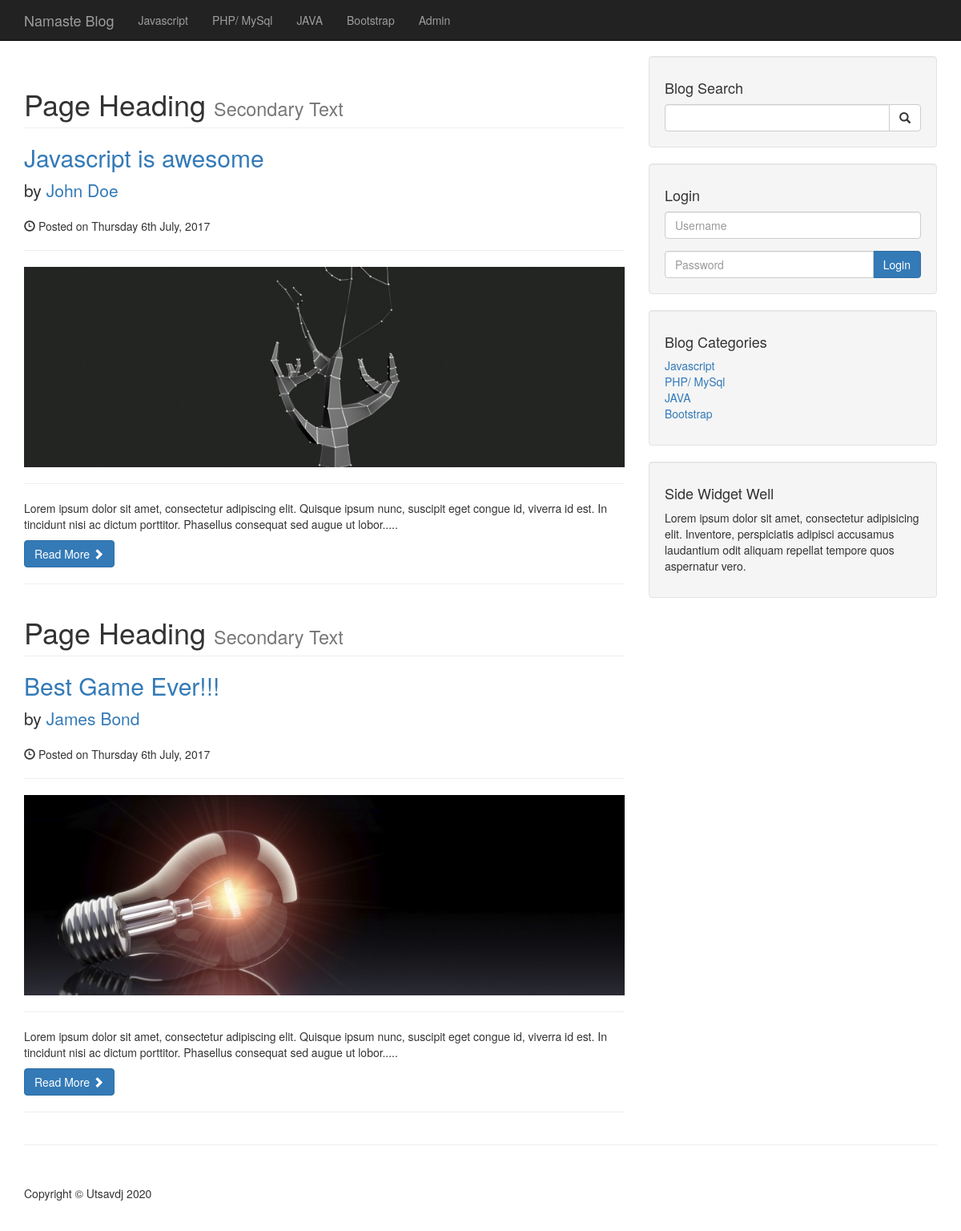
The page / on the database its author committed.
### tables this page shows
CREATE TABLE `categories` (
  `cat_id` int(3) NOT NULL,
  `cat_title` varchar(255) NOT NULL
);

CREATE TABLE `posts` (
  `post_id` int(5) NOT NULL,
  `post_category_id` int(3) NOT NULL,
  `post_title` varchar(255) NOT NULL,
  `post_author` varchar(255) NOT NULL,
  `post_date` date NOT NULL,
  `post_image` text NOT NULL,
  `post_content` text NOT NULL,
  `post_tags` varchar(255) NOT NULL,
  `post_comment_count` int(11) NOT NULL,
  `post_status` varchar(255) NOT NULL DEFAULT 'draft'
);

### index.php (the view, shortened to what this page needs)
<?php include "includes/db.php"; ?>
<?php include "includes/header.php"; ?>
    <?php include "includes/navigation.php"; ?>
    <div class="container">
        <div class="row">
            <div class="col-md-8">
                <?php
                    $query = "SELECT * FROM posts";
                    $select_all_from_posts = mysqli_query($connection, $query);
                    $query = "SELECT COUNT(*) AS total FROM posts WHERE post_status = 'published'";
                    $status_count_query = mysqli_query($connection, $query);
                    $post_status_count = mysqli_fetch_assoc($status_count_query);
                    if($post_status_count['total'] == 0){
                        echo "<h2 class='text-center'>Sorry! no posts made yet, please come back later.</h2>";
                    }else {
                        while($row = mysqli_fetch_assoc($select_all_from_posts)){
                            $post_id = $row['post_id'];
                            $post_title = $row['post_title'];
                            $post_author = $row['post_author'];
                            $post_date = $row['post_date'];
                            $post_image = $row['post_image'];
                            $post_content = substr($row['post_content'], 0 , 195) . ".....";
                ?>
                            <h1 class="page-header">
                                Page Heading
                                <small>Secondary Text</small>
                            </h1>
                            <h2>
                                <a href="post.php?p_id=<?php echo $post_id; ?>"><?php echo $post_title; ?></a>
                            </h2>
                            <p class="lead">
                                by <a href="index.php"><?php echo $post_author; ?></a>
                            </p>
                            <p>
                                <span class="glyphicon glyphicon-time"></span> <?php echo date('\P\o\s\t\e\d \o\n l jS F\, Y', strtotime($post_date)); ?>
                            </p>
                            <hr>
                            <img class="img-responsive" src="images/<?php echo $post_image; ?>" alt="">
                            <hr>
                            <p><?php echo $post_content; ?></p>
                            <a class="btn btn-primary" href="post.php?p_id=<?php echo $post_id; ?>">Read More <span
                                        class="glyphicon glyphicon-chevron-right"></span></a>
                            <hr>
                <?php
                        }
                    }
                ?>
            </div>
            <?php include "includes/sidebar.php"; ?>
        </div>
        <hr>
<?php include "includes/footer.php"; ?>

### includes/navigation.php (shortened to what this page needs)
<nav class="navbar navbar-inverse navbar-fixed-top" role="navigation">
    <div class="container">
        <div class="navbar-header">
            <a class="navbar-brand" href="index.php">Namaste Blog</a>
        </div>
        <div class="collapse navbar-collapse" id="bs-example-navbar-collapse-1">
            <ul class="nav navbar-nav">
                <?php
                    $query = "SELECT * FROM categories";
                    $select_all_from_categories = mysqli_query($connection, $query);
                    while($row = mysqli_fetch_assoc($select_all_from_categories)){
                        $cat_title = $row['cat_title'];
                        $cat_id = $row['cat_id'];
                        echo "<li><a href='category.php?category={$cat_id}'>{$cat_title}</a></li>";
                    }
                ?>
                <li>
                    <a href="admin">Admin</a>
                </li>
            </ul>
        </div>
    </div>
</nav>

### includes/sidebar.php
<div class="col-md-4">
    <div class="well">
        <h4>Blog Search</h4>
        <form action="search.php" method="post">
            <div class="input-group">
                <input name="search" type="text" class="form-control">
                <span class="input-group-btn">
                    <button name="submit" class="btn btn-default" type="submit">
                        <span class="glyphicon glyphicon-search"></span>
                    </button>
                </span>
            </div>
        </form>
    </div>
    <div class="well">
        <h4>Login</h4>
        <form action="includes/login.php" method="post">
            <div class="form-group">
                <input name="username" type="text" class="form-control" placeholder="Username">
            </div>
            <div class="input-group">
                <input name="password" type="password" class="form-control" placeholder="Password">
                <span class="input-group-btn">
                    <button name="login" class="btn btn-primary" type="submit">
                        Login
                    </button>
                </span>
            </div>
        </form>
    </div>
    <div class="well">
        <?php
        $query = "SELECT * FROM categories";
        $select_categories_sidebar = mysqli_query($connection, $query);
        ?>
        <h4>Blog Categories</h4>
        <div class="row">
            <div class="col-lg-12">
                <ul class="list-unstyled">
                    <?php
                        while($row = mysqli_fetch_assoc($select_categories_sidebar)){
                            $cat_title = $row['cat_title'];
                            $cat_id = $row['cat_id'];
                            echo "<li><a href='category.php?category={$cat_id}'>{$cat_title}</a></li>";
                        }
                    ?>
                </ul>
            </div>
        </div>
    </div>
    <?php include "widget.php"; ?>
</div>

### css/blog-home.css (style rules this page uses)
body { padding-top: 70px; }

### rows shown on the page
categories: cat_title "Javascript"
categories: cat_title "PHP/ MySql"
categories: cat_title "JAVA"
categories: cat_title "Bootstrap"
posts: post_title "Javascript is awesome", post_author "John Doe", post_date "Posted on Thursday 6th July, 2017", post_image (picture), post_content "Lorem ipsum dolor sit amet, consectetur adipiscing elit. Quisque ipsum nunc, suscipit eget congue id, viverra id est. In tincidunt nisi ac dictum porttitor. Phasellus consequat sed augue ut lobor....."
posts: post_title "Best Game Ever!!!", post_author "James Bond", post_date "Posted on Thursday 6th July, 2017", post_image (picture), post_content "Lorem ipsum dolor sit amet, consectetur adipiscing elit. Quisque ipsum nunc, suscipit eget congue id, viverra id est. In tincidunt nisi ac dictum porttitor. Phasellus consequat sed augue ut lobor....."

### other values the page prints
date('Y', strtotime($current_year)) "2020"
